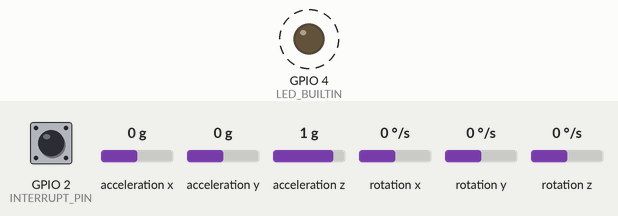
The sketch below on a simulated ESP32. On the bench: output pins drawn as LEDs (lit = HIGH). Dashed ring = blinking. The test bench sets the inputs (shaded band); at power-on: GPIO 2 (INTERRUPT_PIN) LOW, acceleration x 0 g, acceleration y 0 g, acceleration z 1 g, rotation x 0 °/s, rotation y 0 °/s, rotation z 0 °/s. WiFi joins after 1.5 s; servers stay silent unless stated; the sensor or clock chip raises its interrupt line as the real part does; what the sketch prints to the serial monitor is not drawn.

Above: at 2.06 s.
Timing chart, 0 to 5.0 s (numbered marks = the images above):
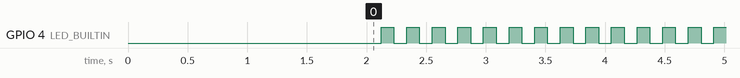

The sketch:

inclinometre.ino
```cpp
/*
   MPU6050 DMP6

   Digital Motion Processor or DMP performs complex motion processing tasks.
   - Fuses the data from the accel, gyro, and external magnetometer if applied,
   compensating individual sensor noise and errors.
   - Detect specific types of motion without the need to continuously monitor
   raw sensor data with a microcontroller.
   - Reduce workload on the microprocessor.
   - Output processed data such as quaternions, Euler angles, and gravity vectors.

   The code includes an auto-calibration and offsets generator tasks. Different
   output formats available.

   This code is compatible with the teapot project by using the teapot output format.

Circuit: In addition to connection 3.3v, GND, SDA, and SCL, this sketch
depends on the MPU6050's INT pin being connected to the Arduino's
external interrupt #0 pin.

The teapot processing example may be broken due FIFO structure change if using DMP
6.12 firmware version.

Find the full MPU6050 library documentation here:
https://github.com/ElectronicCats/mpu6050/wiki

 */
#include "WiFi.h"
#include "AsyncUDP.h"
#include "ADS1X15.h"
char message[512];
const char * ssid = "ed";
const char * password = "gsin2hhlx48f6v25jlgz";
const char * wrtSsid = "OpenWrt";
const char * wrtPassword = "Auvma2TKF9gZZYmW";

AsyncUDP udp;

#include "I2Cdev.h"
#include "MPU6050_6Axis_MotionApps20.h"
//#include "MPU6050_6Axis_MotionApps612.h" // Uncomment this library to work with DMP 6.12 and comment on the above library.

/* MPU6050 default I2C address is 0x68*/
MPU6050 mpu;
//MPU6050 mpu(0x69); //Use for AD0 high
//MPU6050 mpu(0x68, &Wire1); //Use for AD0 low, but 2nd Wire (TWI/I2C) object.
ADS1115 ADS(0x48);

/* OUTPUT FORMAT DEFINITION-------------------------------------------------------------------------------------------
   - Use "OUTPUT_READABLE_QUATERNION" for quaternion commponents in [w, x, y, z] format. Quaternion does not
   suffer from gimbal lock problems but is harder to parse or process efficiently on a remote host or software
   environment like Processing.

   - Use "OUTPUT_READABLE_EULER" for Euler angles (in degrees) output, calculated from the quaternions coming
   from the FIFO. EULER ANGLES SUFFER FROM GIMBAL LOCK PROBLEM.

   - Use "OUTPUT_READABLE_YAWPITCHROLL" for yaw/pitch/roll angles (in degrees) calculated from the quaternions
   coming from the FIFO. THIS REQUIRES GRAVITY VECTOR CALCULATION.
   YAW/PITCH/ROLL ANGLES SUFFER FROM GIMBAL LOCK PROBLEM.

   - Use "OUTPUT_READABLE_REALACCEL" for acceleration components with gravity removed. The accel reference frame
   is not compensated for orientation. +X will always be +X according to the sensor.

   - Use "OUTPUT_READABLE_WORLDACCEL" for acceleration components with gravity removed and adjusted for the world
   reference frame. Yaw is relative if there is no magnetometer present.

   -  Use "OUTPUT_TEAPOT" for output that matches the InvenSense teapot demo.
   -------------------------------------------------------------------------------------------------------------------------------*/
//#define OUTPUT_READABLE_YAWPITCHROLL
#define LED_BUILTIN 4
#define OUTPUT_READABLE_QUATERNION
//#define OUTPUT_READABLE_EULER
//#define OUTPUT_READABLE_REALACCEL
//#define OUTPUT_READABLE_WORLDACCEL
//#define OUTPUT_TEAPOT

int const INTERRUPT_PIN = 2;  // Define the interruption #0 pin
bool blinkState;

/*---MPU6050 Control/Status Variables---*/
bool DMPReady = false;  // Set true if DMP init was successful
uint8_t MPUIntStatus;   // Holds actual interrupt status byte from MPU
uint8_t connected=0;    // Wifi status
uint8_t devStatus;      // Return status after each device operation (0 = success, !0 = error)
uint16_t packetSize;    // Expected DMP packet size (default is 42 bytes)
uint8_t FIFOBuffer[64]; // FIFO storage buffer

/*---Orientation/Motion Variables---*/
Quaternion q;           // [w, x, y, z]         Quaternion container
VectorInt16 aa;         // [x, y, z]            Accel sensor measurements
VectorInt16 gy;         // [x, y, z]            Gyro sensor measurements
VectorInt16 aaReal;     // [x, y, z]            Gravity-free accel sensor measurements
VectorInt16 aaWorld;    // [x, y, z]            World-frame accel sensor measurements
VectorFloat gravity;    // [x, y, z]            Gravity vector
float euler[3];         // [psi, theta, phi]    Euler angle container
float ypr[3];           // [yaw, pitch, roll]   Yaw/Pitch/Roll container and gravity vector

/*-Packet structure for InvenSense teapot demo-*/
uint8_t teapotPacket[14] = { '$', 0x02, 0, 0, 0, 0, 0, 0, 0, 0, 0x00, 0x00, '\r', '\n' };

/*------Interrupt detection routine------*/
volatile bool MPUInterrupt = false;     // Indicates whether MPU6050 interrupt pin has gone high
void DMPDataReady() {
    MPUInterrupt = true;
}

void setup() {
#if I2CDEV_IMPLEMENTATION == I2CDEV_ARDUINO_WIRE
    Wire.begin();
    Wire.setClock(400000); // 400kHz I2C clock. Comment on this line if having compilation difficulties
#elif I2CDEV_IMPLEMENTATION == I2CDEV_BUILTIN_FASTWIRE
    Fastwire::setup(400, true);
#endif

    Serial.begin(115200); //115200 is required for Teapot Demo output
    while (!Serial);

    /*Initialize device*/
    Serial.println(F("Initializing I2C devices..."));
    mpu.initialize();
    pinMode(INTERRUPT_PIN, INPUT);

    /*Verify connection*/
    Serial.println(F("Testing MPU6050 connection..."));
    if(mpu.testConnection() == false){
        Serial.println("MPU6050 connection failed");
        while(true);
    }
    else {
        Serial.println("MPU6050 connection successful");
    }

    /*Wait for Serial input*/
    //  Serial.println(F("\nSend any character to begin: "));
    //  while (Serial.available() && Serial.read()); // Empty buffer
    //  while (!Serial.available());                 // Wait for data
    while (Serial.available() && Serial.read()); // Empty buffer again

    WiFi.mode(WIFI_STA);
    while(!connected) {
      WiFi.begin(ssid, password);
      if (WiFi.waitForConnectResult(5000) != WL_CONNECTED) {
        Serial.println("OpenWRT WiFi Failed");
        delay(1000);

        WiFi.begin(wrtSsid, wrtPassword);
        if (WiFi.waitForConnectResult(5000) != WL_CONNECTED) {
          Serial.println("ed WiFi Failed");
          delay(5000);
          }
        else{
          connected=1;
          Serial.println("Connected (ed)");
          }
        }
      else{
        connected=1;
        Serial.println("Connected (OpenWrt)");
        }
    }

    Serial.println("Wifi Ok");

    /* Initializate and configure the DMP*/
    Serial.println(F("Initializing DMP..."));
    devStatus = mpu.dmpInitialize();

    /* Supply your gyro offsets here, scaled for min sensitivity
       /home/fmeyer/Arguino/calibration/gyrocalib
       /home/fmeyer/Arguino/calibration/calibration.ino
       acelX acelY acelZ giroX giroY giroZ
       sensor 2 (RA connector) -204    473     1354    101     -32     81
       sensor tak Rigth connector :-1489   -105    644     -35     -60     38
       */

    mpu.setXAccelOffset(-1489);
    mpu.setYAccelOffset(-105);
    mpu.setZAccelOffset(644);
    mpu.setXGyroOffset(-35);
    mpu.setYGyroOffset(-60);
    mpu.setZGyroOffset(38);

    /* Making sure it worked (returns 0 if so) */
    if (devStatus == 0) {
        // mpu.CalibrateAccel(6);  // Calibration Time: generate offsets and calibrate our MPU6050
        // mpu.CalibrateGyro(6);
        Serial.println("These are the Active offsets: ");
        mpu.PrintActiveOffsets();
        Serial.println(F("Enabling DMP..."));   //Turning ON DMP
        mpu.setDMPEnabled(true);

        /*Enable Arduino interrupt detection*/
        Serial.print(F("Enabling interrupt detection (Arduino external interrupt "));
        Serial.print(digitalPinToInterrupt(INTERRUPT_PIN));
        Serial.println(F(")..."));
        attachInterrupt(digitalPinToInterrupt(INTERRUPT_PIN), DMPDataReady, RISING);
        MPUIntStatus = mpu.getIntStatus();

        /* Set the DMP Ready flag so the main loop() function knows it is okay to use it */
        Serial.println(F("DMP ready! Waiting for first interrupt..."));
        DMPReady = true;
        packetSize = mpu.dmpGetFIFOPacketSize(); //Get expected DMP packet size for later comparison
    }
    else {
        Serial.print(F("DMP Initialization failed (code ")); //Print the error code
        Serial.print(devStatus);
        Serial.println(F(")"));
        // 1 = initial memory load failed
        // 2 = DMP configuration updates failed
    }
    pinMode(LED_BUILTIN, OUTPUT);
    udp.listen(2346);
}

void loop() {
    if (!DMPReady) return; // Stop the program if DMP programming fails.

    /* Read a packet from FIFO */
    if (mpu.dmpGetCurrentFIFOPacket(FIFOBuffer)) { // Get the Latest packet
#ifdef OUTPUT_READABLE_YAWPITCHROLL
        /* Display Euler angles in degrees */
        mpu.dmpGetQuaternion(&q, FIFOBuffer);
        mpu.dmpGetGravity(&gravity, &q);
        mpu.dmpGetYawPitchRoll(ypr, &q, &gravity);
        Serial.print("ypr\t");
        Serial.print(ypr[0] * 180/M_PI);
        Serial.print("\t");
        Serial.print(ypr[1] * 180/M_PI);
        Serial.print("\t");
        Serial.println(ypr[2] * 180/M_PI);
#endif

#ifdef OUTPUT_READABLE_QUATERNION
        /* Display Quaternion values in easy matrix form: [w, x, y, z] */
        mpu.dmpGetQuaternion(&q, FIFOBuffer);
        snprintf(message,511,"w%fwa%fab%fbc%fc\r\n",q.w,q.x,q.y,q.z);
        Serial.print(message);
        udp.broadcast(message);
#endif

#ifdef OUTPUT_READABLE_EULER
        /* Display Euler angles in degrees */
        mpu.dmpGetQuaternion(&q, FIFOBuffer);
        mpu.dmpGetEuler(euler, &q);
        Serial.println("euler:");
        snprintf(message,511,"y%fyp%fpr%fr\r\n",euler[0] * 180/M_PI,
                                         euler[1] * 180/M_PI,
                                         euler[2] * 180/M_PI);
        Serial.print(message);
        udp.broadcast(message);
#endif

#ifdef OUTPUT_READABLE_REALACCEL
        /* Display real acceleration, adjusted to remove gravity */
        mpu.dmpGetQuaternion(&q, FIFOBuffer);
        mpu.dmpGetAccel(&aa, FIFOBuffer);
        mpu.dmpGetGravity(&gravity, &q);
        mpu.dmpGetLinearAccel(&aaReal, &aa, &gravity);
        Serial.print("areal\t");
        Serial.print(aaReal.x);
        Serial.print("\t");
        Serial.print(aaReal.y);
        Serial.print("\t");
        Serial.println(aaReal.z);
#endif

#ifdef OUTPUT_READABLE_WORLDACCEL
        /* Display initial world-frame acceleration, adjusted to remove gravity
           and rotated based on known orientation from Quaternion */
        mpu.dmpGetQuaternion(&q, FIFOBuffer);
        mpu.dmpGetAccel(&aa, FIFOBuffer);
        mpu.dmpGetGravity(&gravity, &q);
        mpu.dmpGetLinearAccel(&aaReal, &aa, &gravity);
        mpu.dmpGetLinearAccelInWorld(&aaWorld, &aaReal, &q);
        Serial.print("aworld\t");
        Serial.print(aaWorld.x);
        Serial.print("\t");
        Serial.print(aaWorld.y);
        Serial.print("\t");
        Serial.println(aaWorld.z);
#endif

#ifdef OUTPUT_TEAPOT
        /* Display quaternion values in InvenSense Teapot demo format */
        teapotPacket[2] = FIFOBuffer[0];
        teapotPacket[3] = FIFOBuffer[1];
        teapotPacket[4] = FIFOBuffer[4];
        teapotPacket[5] = FIFOBuffer[5];
        teapotPacket[6] = FIFOBuffer[8];
        teapotPacket[7] = FIFOBuffer[9];
        teapotPacket[8] = FIFOBuffer[12];
        teapotPacket[9] = FIFOBuffer[13];
        Serial.write(teapotPacket, 14);
        teapotPacket[11]++; // PacketCount, loops at 0xFF on purpose
#endif
        delay(100);
        /* Blink LED to indicate activity */
        blinkState = !blinkState;
        digitalWrite(LED_BUILTIN, blinkState);
    }
}
```

Measured:
- by itself, GPIO 4 (LED_BUILTIN): alternates HIGH for 0.11 s and LOW for 0.11 s
